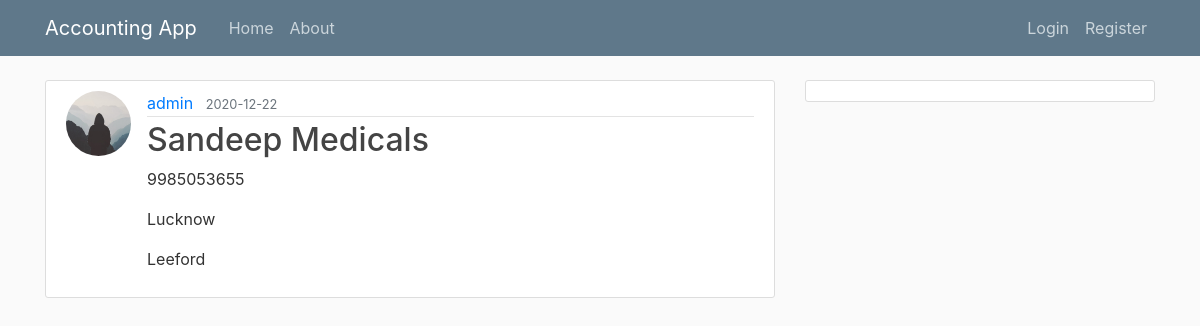
Page /userparty/1 on the committed database.
### partyAccounting/models.py (models this page shows, shortened)
class User(db.Model, UserMixin):
    id = db.Column(db.Integer, primary_key=True)
    username = db.Column(db.String(20), unique=True, nullable=False)
    email = db.Column(db.String(120), unique=True, nullable=False)
    image_file = db.Column(db.String(20), nullable=False, default='default.jpg')
    password = db.Column(db.String(60), nullable=False)
    userparty = db.relationship('UserParty', backref='creator', lazy=True)

class UserParty(db.Model):
    id = db.Column(db.Integer, primary_key=True)
    partyname = db.Column(db.String(100), nullable=False)
    partymob = db.Column(db.Integer,nullable=False)
    partyadddate = db.Column(db.DateTime, nullable=False, default=datetime.utcnow)
    partydesc = db.Column(db.Text, nullable=False)
    partyaddress = db.Column(db.Text, nullable=False)
    user_id = db.Column(db.Integer, db.ForeignKey('user.id'), nullable=False)

### partyAccounting/userparties/routes.py (the view)
@userparties.route("/userparty/<int:userparty_id>")
def userparty(userparty_id):
	userparty = UserParty.query.get_or_404(userparty_id)
	return render_template('userparty.html', title=userparty.partyname, userparty=userparty)

### partyAccounting/templates/userparty.html (shortened to what this page needs)
{% extends "layout.html" %}
{% block content %}
  <article class="media content-section">
    <img class="rounded-circle article-img" src="{{ url_for('static', filename='profile_pics/' + userparty.creator.image_file) }}">
    <div class="media-body">
      <div class="article-metadata">
        <a class="mr-2" href="#">{{ userparty.creator.username }}</a>
        <small class="text-muted">{{ userparty.partyadddate.strftime('%Y-%m-%d') }}</small>
      </div>
      <h2 class="article-title">{{ userparty.partyname }}</h2>
      <p class="article-content">{{ userparty.partymob }}</p>
      <p class="article-content">{{ userparty.partyaddress }}</p>
      <p class="article-content">{{ userparty.partydesc }}</p>
    </div>
  </article>
{% endblock content %}

### partyAccounting/static/main.css (style rules this page uses)
body { background: #fafafa; color: #333333; margin-top: 5rem; }
h1, h2, h3, h4, h5, h6 { color: #444444; }
.content-section { background: #ffffff; padding: 10px 20px; border: 1px solid #dddddd; border-radius: 3px; margin-bottom: 20px; }
.article-title { color: #444444; }
.article-content { white-space: pre-line; }
.article-img { height: 65px; width: 65px; margin-right: 16px; }
.article-metadata { padding-bottom: 1px; margin-bottom: 4px; border-bottom: 1px solid #e3e3e3 }

### rows in the picture
User: image_file (placeholder picture), creator.username "admin"
UserParty: partyadddate "2020-12-22", partyname "Sandeep Medicals", partymob "9985053655", partyaddress "Lucknow", partydesc "Leeford"
